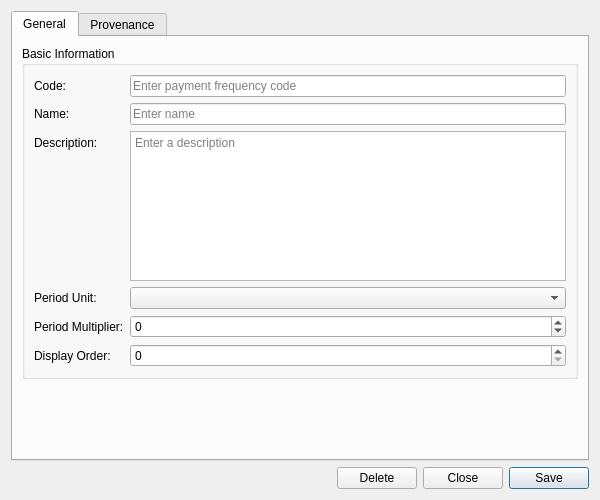
<?xml version="1.0" encoding="UTF-8"?>
<ui version="4.0">
 <class>PaymentFrequencyDetailDialog</class>
 <widget class="QWidget" name="PaymentFrequencyDetailDialog">
  <property name="geometry">
   <rect>
    <x>0</x>
    <y>0</y>
    <width>600</width>
    <height>500</height>
   </rect>
  </property>
  <property name="sizePolicy">
   <sizepolicy hsizetype="Preferred" vsizetype="Preferred">
    <horstretch>0</horstretch>
    <verstretch>0</verstretch>
   </sizepolicy>
  </property>
  <property name="minimumSize">
   <size>
    <width>600</width>
    <height>500</height>
   </size>
  </property>
  <property name="windowTitle">
   <string>Payment Frequency Details</string>
  </property>
  <layout class="QVBoxLayout" name="verticalLayout">
   <item>
    <widget class="QTabWidget" name="tabWidget">
     <property name="currentIndex"><number>0</number></property>
     <widget class="QWidget" name="generalTab">
      <attribute name="title"><string>General</string></attribute>
      <layout class="QVBoxLayout" name="generalLayout">
       <item>
        <widget class="QGroupBox" name="basicInfoGroup">
         <property name="title">
          <string>Basic Information</string>
         </property>
         <layout class="QFormLayout" name="formLayout">
          <item row="0" column="0">
           <widget class="QLabel" name="labelCode">
            <property name="text">
             <string>Code:</string>
            </property>
           </widget>
          </item>
          <item row="0" column="1">
           <widget class="QLineEdit" name="codeEdit">
            <property name="placeholderText">
             <string>Enter payment frequency code</string>
            </property>
            <property name="readOnly">
             <bool>true</bool>
            </property>
           </widget>
          </item>
          <item row="1" column="0">
           <widget class="QLabel" name="labelName">
            <property name="text">
             <string>Name:</string>
            </property>
           </widget>
          </item>
          <item row="1" column="1">
           <widget class="QLineEdit" name="nameEdit">
            <property name="placeholderText">
             <string>Enter name</string>
            </property>
           </widget>
          </item>
          <item row="2" column="0">
           <widget class="QLabel" name="labelDescription">
            <property name="text">
             <string>Description:</string>
            </property>
           </widget>
          </item>
          <item row="2" column="1">
           <widget class="QPlainTextEdit" name="descriptionEdit">
            <property name="minimumSize">
             <size>
              <width>0</width>
              <height>80</height>
             </size>
            </property>
            <property name="maximumSize">
             <size>
              <width>16777215</width>
              <height>150</height>
             </size>
            </property>
            <property name="placeholderText">
             <string>Enter a description</string>
            </property>
           </widget>
          </item>
          <item row="3" column="0">
           <widget class="QLabel" name="labelPeriodUnit">
            <property name="text">
             <string>Period Unit:</string>
            </property>
           </widget>
          </item>
          <item row="3" column="1">
           <widget class="ores::qt::OreBadgeComboBox" name="periodUnitCombo">
            <property name="insertPolicy">
             <enum>QComboBox::NoInsert</enum>
            </property>
           </widget>
          </item>
          <item row="4" column="0">
           <widget class="QLabel" name="labelPeriodMultiplier">
            <property name="text">
             <string>Period Multiplier:</string>
            </property>
           </widget>
          </item>
          <item row="4" column="1">
           <widget class="QSpinBox" name="periodMultiplierEdit">
            <property name="minimum">
             <number>-1</number>
            </property>
            <property name="maximum">
             <number>9999</number>
            </property>
            <property name="specialValueText">
             <string>(unset)</string>
            </property>
           </widget>
          </item>
          <item row="5" column="0">
           <widget class="QLabel" name="labelDisplayOrder">
            <property name="text">
             <string>Display Order:</string>
            </property>
           </widget>
          </item>
          <item row="5" column="1">
           <widget class="QSpinBox" name="displayOrderEdit">
            <property name="minimum">
             <number>0</number>
            </property>
            <property name="maximum">
             <number>9999</number>
            </property>
           </widget>
          </item>
         </layout>
        </widget>
       </item>
       <item>
        <spacer name="verticalSpacer">
         <property name="orientation">
          <enum>Qt::Vertical</enum>
         </property>
         <property name="sizeHint" stdset="0">
          <size>
           <width>20</width>
           <height>40</height>
          </size>
         </property>
        </spacer>
       </item>
      </layout>
     </widget>
     <widget class="QWidget" name="provenanceTab">
      <attribute name="title"><string>Provenance</string></attribute>
      <layout class="QVBoxLayout" name="provenanceTabLayout">
       <item>
        <widget class="ores::qt::ProvenanceWidget" name="provenanceWidget" native="true"/>
       </item>
      </layout>
     </widget>
    </widget>
   </item>
   <item>
    <layout class="QHBoxLayout" name="buttonLayout">
     <item>
      <spacer name="horizontalSpacer">
       <property name="orientation">
        <enum>Qt::Horizontal</enum>
       </property>
       <property name="sizeHint" stdset="0">
        <size>
         <width>40</width>
         <height>20</height>
        </size>
       </property>
      </spacer>
     </item>
     <item>
      <widget class="QPushButton" name="deleteButton">
       <property name="text">
        <string>Delete</string>
       </property>
      </widget>
     </item>
     <item>
      <widget class="QPushButton" name="closeButton">
       <property name="text">
        <string>Close</string>
       </property>
      </widget>
     </item>
     <item>
      <widget class="QPushButton" name="saveButton">
       <property name="text">
        <string>Save</string>
       </property>
       <property name="default">
        <bool>true</bool>
       </property>
      </widget>
     </item>
    </layout>
   </item>
  </layout>
 </widget>
 <customwidgets>
  <customwidget>
   <class>ores::qt::ProvenanceWidget</class>
   <extends>QWidget</extends>
   <header>ores.qt/ProvenanceWidget.hpp</header>
  </customwidget>
  <customwidget>
   <class>ores::qt::OreBadgeComboBox</class>
   <extends>QComboBox</extends>
   <header>ores.qt/OreBadgeComboBox.hpp</header>
  </customwidget>
 </customwidgets>
 <resources/>
 <connections/>
</ui>
